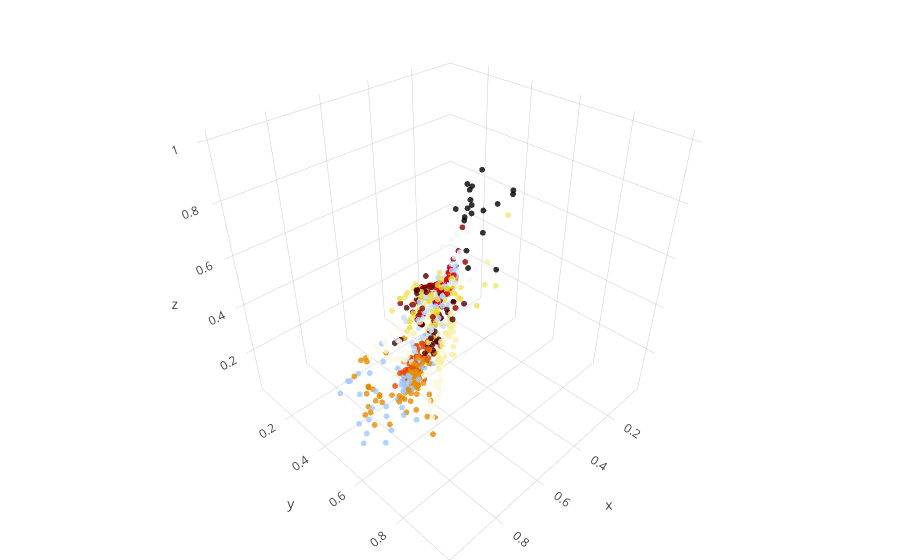

Notebook code cell kept with this figure:
### Markdown cell above
#### PCA for visualization

### Code cell
#plotting original data
import plotly.plotly as py
import plotly.graph_objs as go
from plotly.offline import download_plotlyjs, init_notebook_mode, plot, iplot
init_notebook_mode(connected=True)

rand_ind = np.random.randint(0,x1.shape[0],1000,dtype='int')
trace1 = go.Scatter3d(
    x=x1[rand_ind,0]*255,
    y=x1[rand_ind,1]*255,
    z=x1[rand_ind,2]*255,
    mode='markers',
    marker=dict(
        size=2,
        color=ind[rand_ind],                # set color to an array/list of desired values
        colorscale='Blackbody',   # choose a colorscale
        opacity=0.8
    )
)

data = [trace1]
layout = go.Layout(
    margin=dict(
        l=0,
        r=0,
        b=0,
        t=0
    )
)
fig = go.Figure(data=data, layout=layout)
iplot(fig, filename='3d-scatter-colorscale')

### Figure 1 — Plotly figure (JSON) as saved in the notebook; plotly's stock layout.template omitted (floating-point values rounded to 4 significant figures; data arrays with more than 128 entries replaced by an {"elided": "..."} marker saying what was removed)
{"data": [{"marker": {"color": {"elided": "1000 int values"}, "colorscale": "Blackbody", "opacity": 0.8, "size": 2}, "mode": "markers", "type": "scatter3d", "uid": "e240f1af-9572-4d10-8d25-f4a9ef910dd4", "x": {"elided": "1000 float values"}, "y": {"elided": "1000 float values"}, "z": {"elided": "1000 float values"}}], "layout": {"margin": {"b": 0, "l": 0, "r": 0, "t": 0}}}
